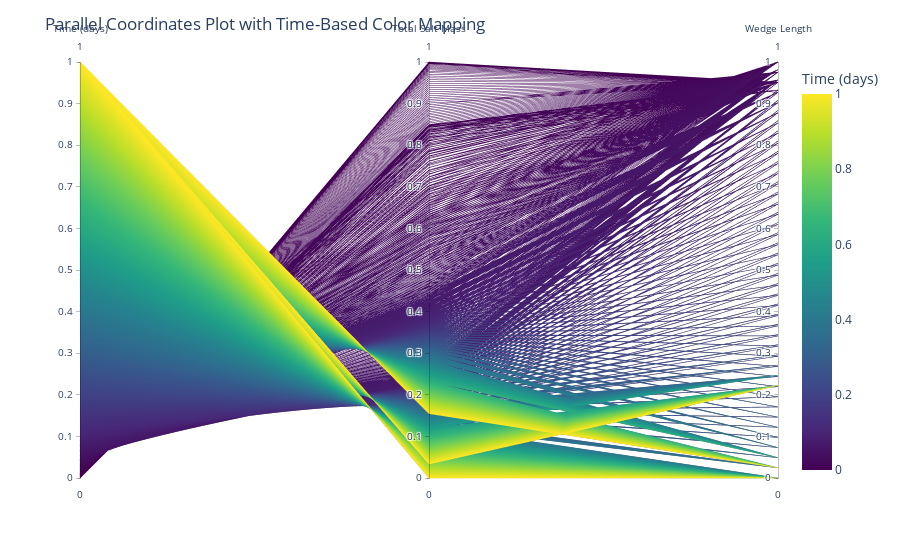

Notebook code cell kept with this figure:
### Code cell
import pandas as pd
import plotly.express as px

# Read data from Excel file
file_path = r'G:\Temp\salt.data.xlsx'
reclaimed_area1_df = pd.read_excel(file_path, sheet_name='Reclaimed Area 1')
reclaimed_area2_df = pd.read_excel(file_path, sheet_name='Reclaimed Area 2')
reclaimed_area3_df = pd.read_excel(file_path, sheet_name='Reclaimed Area 3')

# Combine dataframes for all reclaimed areas
frames = [reclaimed_area1_df, reclaimed_area2_df, reclaimed_area3_df]
combined_df = pd.concat(frames)

# Assuming the columns are labeled as "Time," "Total Salt Mass," and "Wedge Length"
# You can adjust these column names as per your data
column_names = ['Time', 'Total Salt Mass', 'Wedge Length']

# Normalize the data (Min-Max scaling)
normalized_df = (combined_df - combined_df.min()) / (combined_df.max() - combined_df.min())

# Create a Parallel Coordinates plot using Plotly Express
fig = px.parallel_coordinates(
    normalized_df, 
    color='Time',  # Color mapped to the 'Time' column
    color_continuous_scale=px.colors.sequential.Viridis,  # Colormap
    dimensions=column_names,  # Dimensions for the parallel coordinates
    labels={'Time': 'Time (days)'},  # Customize axis label
)

# Customize the plot layout
fig.update_layout(
    title='Parallel Coordinates Plot with Time-Based Color Mapping',
    xaxis_title='Parameters',
    yaxis_title='Normalized Values',
)

# Show the plot
fig.show()

### Figure 1 — Plotly figure (JSON) as saved in the notebook; plotly's stock layout.template omitted (floating-point values rounded to 4 significant figures; data arrays with more than 128 entries replaced by an {"elided": "..."} marker saying what was removed)
{"data": [{"dimensions": [{"label": "Time (days)", "values": {"elided": "6003 float values"}}, {"label": "Total Salt Mass", "values": {"elided": "6003 float values"}}, {"label": "Wedge Length", "values": {"elided": "6003 float values"}}], "domain": {"x": [0, 1], "y": [0, 1]}, "line": {"color": {"elided": "6003 float values"}, "coloraxis": "coloraxis"}, "name": "", "type": "parcoords"}], "layout": {"autosize": true, "coloraxis": {"colorbar": {"title": {"text": "Time (days)"}}, "colorscale": [[0, "#440154"], [0.1111, "#482878"], [0.2222, "#3e4989"], [0.3333, "#31688e"], [0.4444, "#26828e"], [0.5556, "#1f9e89"], [0.6667, "#35b779"], [0.7778, "#6ece58"], [0.8889, "#b5de2b"], [1, "#fde725"]]}, "legend": {"tracegroupgap": 0}, "margin": {"t": 60}, "title": {"text": "Parallel Coordinates Plot with Time-Based Color Mapping"}, "xaxis": {"title": {"text": "Parameters"}}, "yaxis": {"title": {"text": "Normalized Values"}}}}
